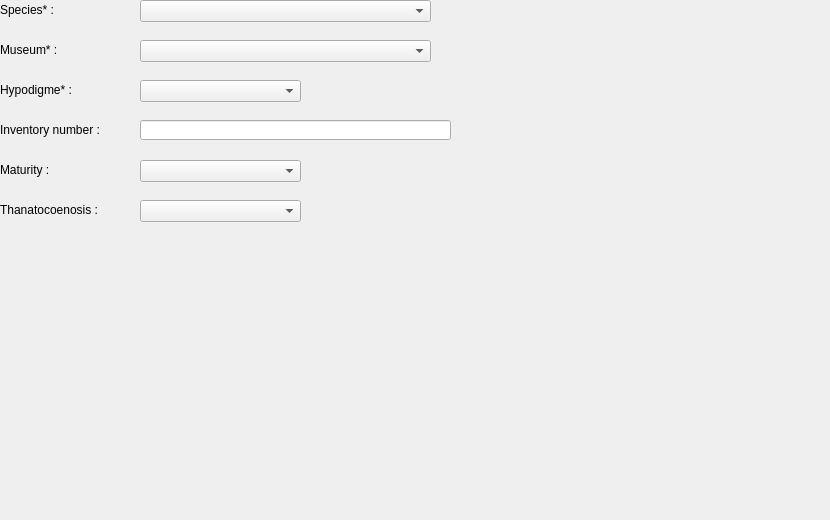
<?xml version="1.0" encoding="UTF-8"?>
<ui version="4.0">
 <class>AddIndividualWidget</class>
 <widget class="QWidget" name="AddIndividualWidget">
  <property name="geometry">
   <rect>
    <x>0</x>
    <y>0</y>
    <width>830</width>
    <height>520</height>
   </rect>
  </property>
  <property name="windowTitle">
   <string>Form</string>
  </property>
  <widget class="QLabel" name="label">
   <property name="geometry">
    <rect>
     <x>0</x>
     <y>0</y>
     <width>121</width>
     <height>20</height>
    </rect>
   </property>
   <property name="text">
    <string>Species* :</string>
   </property>
  </widget>
  <widget class="QLabel" name="label_2">
   <property name="geometry">
    <rect>
     <x>0</x>
     <y>40</y>
     <width>111</width>
     <height>20</height>
    </rect>
   </property>
   <property name="text">
    <string>Museum* :</string>
   </property>
  </widget>
  <widget class="QLabel" name="label_3">
   <property name="geometry">
    <rect>
     <x>0</x>
     <y>80</y>
     <width>111</width>
     <height>20</height>
    </rect>
   </property>
   <property name="text">
    <string>Hypodigme* :</string>
   </property>
  </widget>
  <widget class="QComboBox" name="speciesComboBox">
   <property name="geometry">
    <rect>
     <x>140</x>
     <y>0</y>
     <width>291</width>
     <height>22</height>
    </rect>
   </property>
  </widget>
  <widget class="QComboBox" name="museumComboBox">
   <property name="geometry">
    <rect>
     <x>140</x>
     <y>40</y>
     <width>291</width>
     <height>22</height>
    </rect>
   </property>
  </widget>
  <widget class="QComboBox" name="hypodigmeComboBox">
   <property name="geometry">
    <rect>
     <x>140</x>
     <y>80</y>
     <width>161</width>
     <height>22</height>
    </rect>
   </property>
  </widget>
  <widget class="QLineEdit" name="inventoryNumberLineEdit">
   <property name="geometry">
    <rect>
     <x>140</x>
     <y>120</y>
     <width>311</width>
     <height>20</height>
    </rect>
   </property>
  </widget>
  <widget class="QLabel" name="label_4">
   <property name="geometry">
    <rect>
     <x>0</x>
     <y>120</y>
     <width>131</width>
     <height>20</height>
    </rect>
   </property>
   <property name="text">
    <string>Inventory number :</string>
   </property>
  </widget>
  <widget class="QComboBox" name="maturityComboBox">
   <property name="geometry">
    <rect>
     <x>140</x>
     <y>160</y>
     <width>161</width>
     <height>22</height>
    </rect>
   </property>
  </widget>
  <widget class="QLabel" name="label_5">
   <property name="geometry">
    <rect>
     <x>0</x>
     <y>160</y>
     <width>111</width>
     <height>20</height>
    </rect>
   </property>
   <property name="text">
    <string>Maturity :</string>
   </property>
  </widget>
  <widget class="QLabel" name="label_6">
   <property name="geometry">
    <rect>
     <x>0</x>
     <y>200</y>
     <width>111</width>
     <height>20</height>
    </rect>
   </property>
   <property name="text">
    <string>Thanatocoenosis :</string>
   </property>
  </widget>
  <widget class="QComboBox" name="thanatoComboBox">
   <property name="geometry">
    <rect>
     <x>140</x>
     <y>200</y>
     <width>161</width>
     <height>22</height>
    </rect>
   </property>
  </widget>
 </widget>
 <resources/>
 <connections/>
</ui>
